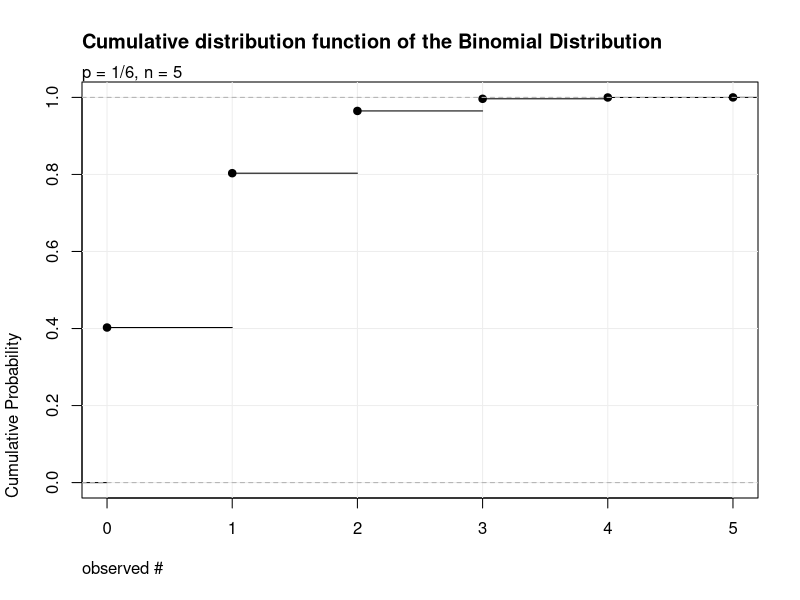
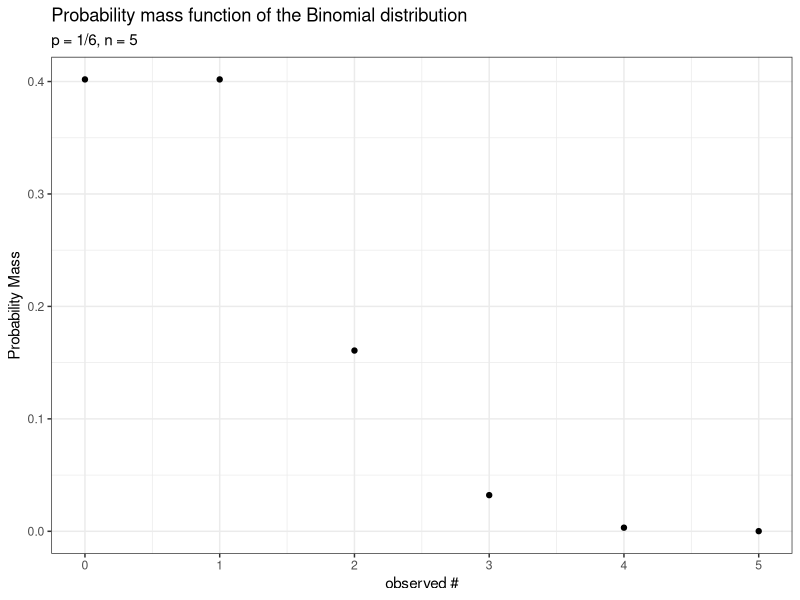
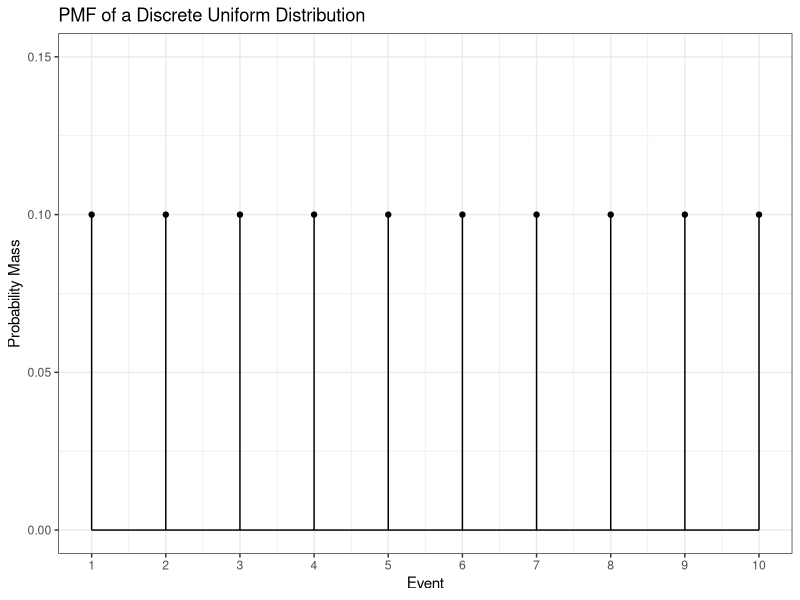
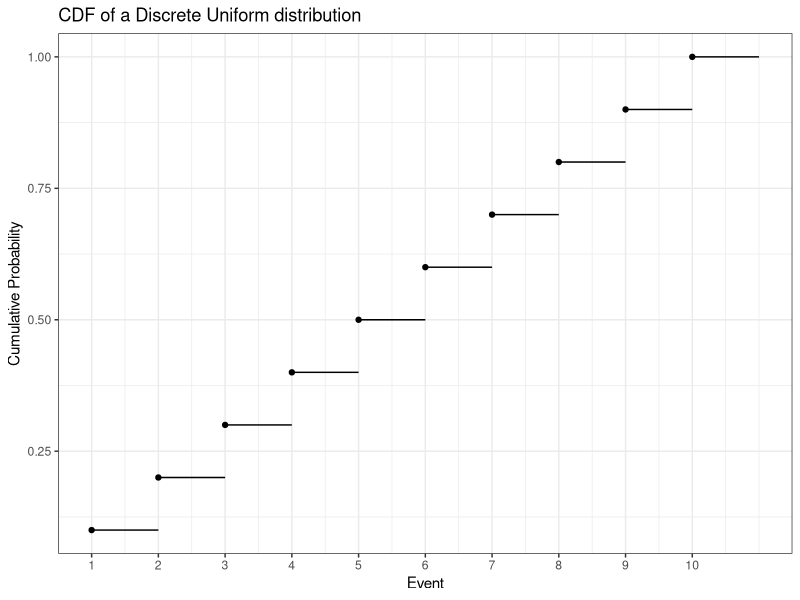

The R source for these figures, in order:
## ---- chunk 1
y <- rbinom(1e5, 5, (1/6))
plot(NULL, xlim=c(0, 5), ylim = c(0,1), 
     ylab = "Cumulative Probability", xlab = "observed #", xaxt = "n", main="Cumulative distribution function of the Binomial Distribution", adj = 0)
mtext("p = 1/6, n = 5", adj = 0)
axis(1, at = 0:5)
grid(NULL, NULL, lwd = 1, lty = 'solid', col = "gray93", equilogs = FALSE)
lines(ecdf(y))
## ---- chunk 2
library(ggplot2)
y <- data.frame(x=0:5, y=dbinom(0:5, 5, (1/6)))
ggplot(y, aes(x = x, y = y))+
  geom_point()+
  theme_bw()+
  scale_x_continuous(breaks = 0:10, labels=0:10)+
  labs(x = "observed #", y = "Probability Mass", title = "Probability mass function of the Binomial distribution", subtitle = "p = 1/6, n = 5")
## ---- chunk 3
# Parameters
p <- 0.8
n <- 2
# Random sample with 100 observations
head(rbinom(100, n, p))
# Probability mass at point 2
dbinom(2, n, p)
# Cumulative probability at point 1
pbinom(1, n, p)
# Quantile function at percentiles 0.36 and 0.37
qbinom(0.36, n, p)
qbinom(0.37, n, p)
## ---- chunk 4
dat <- data.frame(x = 1:10, y = rep( ( 1 / 10), time = 10))
ggplot(dat, aes(x = x, y = y)) +
  geom_linerange(aes(ymin = 0, ymax = y)) +
  geom_point() +
  geom_line(aes(x = 1:10, y = rep(0, times = 10))) +
  theme_bw() +
  scale_x_continuous(breaks = c(1:10)) +
  lims(y = c(0, 0.15)) +
  labs(y = "Probability Mass", x = "Event",
       title = "PMF of a Discrete Uniform Distribution")

cdfdat <- data.frame(y = cumsum(rep(0.1, times = 10)), x = 1:10)
ggplot(cdfdat, aes(x = x, y = y)) +
  geom_segment(aes(x = x, xend = (x + 1), yend = y)) +
  geom_point() +
  theme_bw() +
  labs(y = "Cumulative Probability", x = "Event",
       title = "CDF of a Discrete Uniform distribution") +
  scale_x_continuous(breaks = c(0:10))
